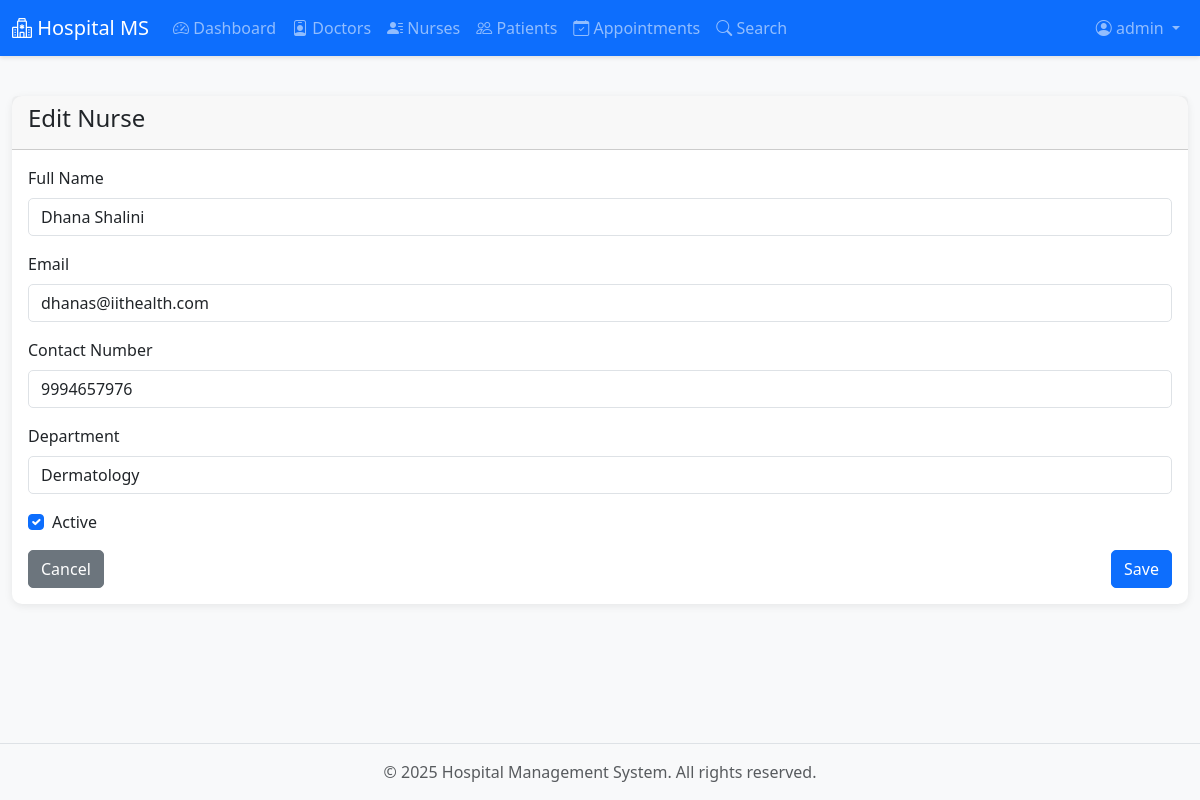
The app's page /admin/nurses/edit/2 (signed in) with its own data.
### models/user.py (models this page shows, shortened)
class User(UserMixin, db.Model):
    __tablename__ = 'users'
    id = db.Column(db.Integer, primary_key=True)
    username = db.Column(db.String(80), unique=True, nullable=False, index=True)
    email = db.Column(db.String(120), unique=True, nullable=False, index=True)
    password_hash = db.Column(db.String(200), nullable=False)
    role = db.Column(db.String(20), nullable=False)  # admin, doctor, patient
    is_active = db.Column(db.Boolean, default=True, nullable=False)
    created_at = db.Column(db.DateTime, default=datetime.utcnow)
    updated_at = db.Column(db.DateTime, default=datetime.utcnow, onupdate=datetime.utcnow)
    doctor = db.relationship('Doctor', backref='user', uselist=False, lazy=True)
    patient = db.relationship('Patient', backref='user', uselist=False, lazy=True)
    nurse = db.relationship('Nurse', backref='user', uselist=False, lazy=True)
    triage = db.relationship('Triage', backref='user', uselist=False, lazy=True)
    def is_admin(self):
        return self.role == 'admin'

### models/nurse.py (models this page shows, shortened)
class Nurse(db.Model):
    __tablename__ = 'nurses'
    id = db.Column(db.Integer, primary_key=True)
    user_id = db.Column(db.Integer, db.ForeignKey('users.id'), nullable=False, unique=True)
    full_name = db.Column(db.String(150), nullable=False)
    contact_number = db.Column(db.String(30), nullable=True)
    department = db.Column(db.String(120), nullable=True)
    assigned_doctors = db.Column(db.Text, nullable=True, default='')
    assigned_patient_id = db.Column(db.Integer, db.ForeignKey('patients.id'), nullable=True)
    is_active = db.Column(db.Boolean, default=True, nullable=False)
    created_at = db.Column(db.DateTime, default=datetime.utcnow)
    updated_at = db.Column(db.DateTime, default=datetime.utcnow, onupdate=datetime.utcnow)

### routes/admin.py (the view, shortened to what this page needs)
@admin_bp.route('/nurses/edit/<int:nurse_id>', methods=['GET', 'POST'])
@admin_required
def edit_nurse(nurse_id):
    nurse = Nurse.query.get_or_404(nurse_id)
    return render_template('admin/edit_nurse.html', nurse=nurse)

### extensions.py (called while the page is built)
def init_extensions(app):
    db.init_app(app)
    login_manager.init_app(app)
    mail.init_app(app)  # ADD THIS LINE
    cache.init_app(app)  # ADD THIS LINE
    from models.user import User
    @login_manager.user_loader
    def load_user(user_id):
        return User.query.get(int(user_id))

### templates/admin/edit_nurse.html (shortened to what this page needs)
{% extends "base.html" %}
{% block content %}
<div class="card">
  <div class="card-header">
    <h4>Edit Nurse</h4>
  </div>
  <div class="card-body">
    <form method="POST" action="{{ url_for('admin.edit_nurse', nurse_id=nurse.id) }}">
      <div class="mb-3">
        <label class="form-label">Full Name</label>
        <input class="form-control" name="full_name" value="{{ nurse.full_name }}" required>
      </div>
      <div class="mb-3">
        <label class="form-label">Email</label>
        <input class="form-control" name="email" type="email" value="{{ nurse.user.email }}" required>
      </div>
      <div class="mb-3">
        <label class="form-label">Contact Number</label>
        <input class="form-control" name="contact_number" value="{{ nurse.contact_number }}">
      </div>
      <div class="mb-3">
        <label class="form-label">Department</label>
        <input class="form-control" name="department" value="{{ nurse.department }}">
      </div>
      <div class="form-check mb-3">
        <input class="form-check-input" type="checkbox" name="is_active" id="is_active" {% if nurse.is_active %}checked{% endif %}>
        <label class="form-check-label" for="is_active">Active</label>
      </div>
      <div class="d-flex justify-content-between">
        <a href="{{ url_for('admin.nurses') }}" class="btn btn-secondary">Cancel</a>
        <button class="btn btn-primary">Save</button>
      </div>
    </form>
  </div>
</div>
{% endblock %}

### templates/base.html (shortened to what this page needs)
<!DOCTYPE html>
<html lang="en">
<head>
    <link href="https://cdn.jsdelivr.net/npm/bootstrap@5.3.0/dist/css/bootstrap.min.css" rel="stylesheet">
    <link rel="stylesheet" href="https://cdn.jsdelivr.net/npm/bootstrap-icons@1.10.0/font/bootstrap-icons.css">
    <link rel="stylesheet" href="{{ url_for('static', filename='css/style.css') }}">
    <link href="https://cdn.jsdelivr.net/npm/fullcalendar@5.11.3/main.min.css" rel="stylesheet">
</head>
<body>
    {% if current_user.is_authenticated %}
    <nav class="navbar navbar-expand-lg navbar-dark bg-primary">
        <div class="container-fluid">
            <a class="navbar-brand" href="{{ url_for('main.index') }}">
                <i class="bi bi-hospital"></i> Hospital MS
            </a>
            <div class="collapse navbar-collapse" id="navbarNav">
                <ul class="navbar-nav me-auto">
                    {% if current_user.is_admin() %}
                    <li class="nav-item">
                        <a class="nav-link" href="{{ url_for('admin.dashboard') }}"><i class="bi bi-speedometer2"></i>
                            Dashboard</a>
                    </li>
                    <li class="nav-item">
                        <a class="nav-link" href="{{ url_for('admin.doctors') }}"><i class="bi bi-person-badge"></i>
                            Doctors</a>
                    </li>
                    <li class="nav-item">
                        <a class="nav-link" href="{{ url_for('admin.nurses') }}"><i class="bi bi-person-lines-fill"></i>
                            Nurses</a>
                    </li>
                    <li class="nav-item">
                        <a class="nav-link" href="{{ url_for('admin.patients') }}"><i class="bi bi-people"></i>
                            Patients</a>
                    </li>
                    <li class="nav-item">
                        <a class="nav-link" href="{{ url_for('admin.appointments') }}"><i
                                class="bi bi-calendar-check"></i> Appointments</a>
                    </li>
                    <li class="nav-item">
                        <a class="nav-link" href="{{ url_for('admin.search') }}"><i class="bi bi-search"></i> Search</a>
                    </li>
                    {% endif %}
                </ul>
                <ul class="navbar-nav">
                    <li class="nav-item dropdown">
                        <a class="nav-link dropdown-toggle" href="#" id="userDropdown" role="button"
                            data-bs-toggle="dropdown">
                            <i class="bi bi-person-circle"></i> {{ current_user.username }}
                        </a>
                    </li>
                </ul>
            </div>
        </div>
    </nav>
    {% endif %}
    <main class="container-fluid py-4">
        {% block content %}{% endblock %}
    </main>
    <footer class="bg-light text-center text-muted py-3 mt-5">
        <div class="container">
            <p class="mb-0">&copy; 2025 Hospital Management System. All rights reserved.</p>
        </div>
    </footer>
</body>
</html>

### static/css/style.css (style rules this page uses)
:root { --primary-color: #0d6efd; --success-color: #198754; --danger-color: #dc3545; --warning-color: #ffc107; --info-color: #0dcaf0; }
body { font-family: 'Segoe UI', Tahoma, Geneva, Verdana, sans-serif; background-color: #f8f9fa; min-height: 100vh; display: flex; flex-direction: column; }
main { flex: 1; }
.navbar { box-shadow: 0 2px 4px rgba(0,0,0,.1); }
.card { border: none; border-radius: 10px; box-shadow: 0 2px 8px rgba(0,0,0,.08); transition: transform 0.2s, box-shadow 0.2s; }
.btn { border-radius: 5px; transition: all 0.3s; }
.form-control, .form-select { border-radius: 5px; border: 1px solid #dee2e6; transition: border-color 0.3s, box-shadow 0.3s; }
footer { margin-top: auto; background-color: #f8f9fa; border-top: 1px solid #dee2e6; }

### records on screen
User: username "admin"
Nurse: full_name "Dhana Shalini", contact_number "9994657976", department "Dermatology", is_active "☑"
User: email "dhanas@iithealth.com"
